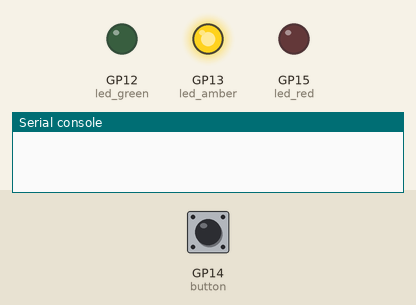
The program below on a simulated Raspberry Pi Pico running MicroPython. Shown: output pins drawn as LEDs (lit = HIGH), the last lines printed to the serial console. The inputs (shaded band) are chosen by the test bench; at power-on: GP14 (button) LOW.

Above: at 1.2 s.
1.3 s: GP14 (button) pulled HIGH for 0.15 s
At 2.4 s:
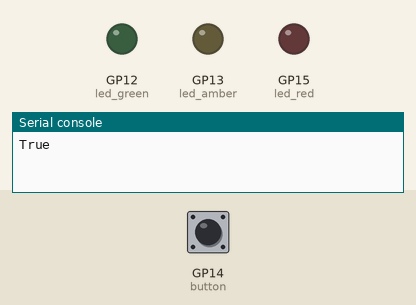
2.9 s: GP14 (button) pulled HIGH for 1 s
At 3.2 s:
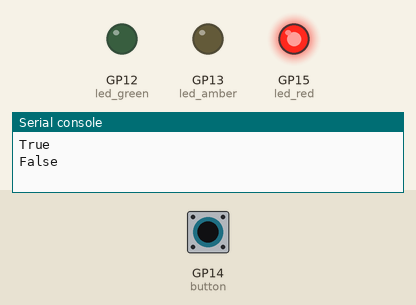
6.9 s: GP14 (button) pulled HIGH for 3.2 s
At 7.5 s:
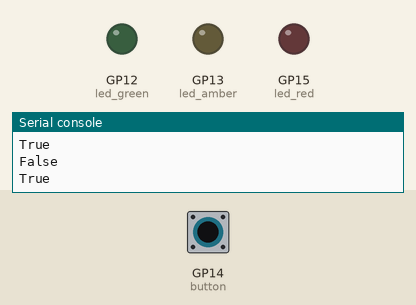
Timing chart, 0 to 9.9 s (numbered marks = the images above; inputs shaded):
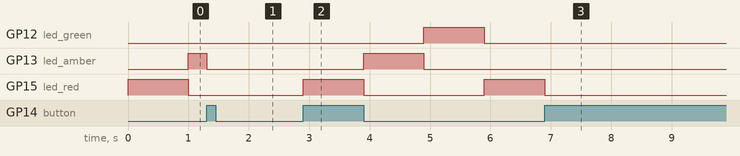

The program:

IRQ_Signal.py
```python
from machine import Pin
import utime
import urandom

pressed = False

led_red = Pin(15, Pin.OUT)
led_amber = Pin(13, Pin.OUT)
led_green = Pin(12, Pin.OUT)


button = Pin(14, Pin.IN, Pin.PULL_DOWN)

def button_handler(pin):
    global pressed

    pressed = not pressed

    if pressed == True:
        led_red.low()
        led_amber.low()
        led_green.low()
        utime.sleep(0.01)
#         pressed = True

    print(pressed)

button.irq(trigger=Pin.IRQ_RISING, handler=button_handler)

def led_loop():

    while True:
        if pressed:
            return

        if not pressed:
            led_red.high()
            led_amber.low()
            led_green.low()

            utime.sleep(1)

        if not pressed:
            led_red.low()
            led_amber.high()
            led_green.low()

            utime.sleep(1)

        if not pressed:
            led_red.low()
            led_amber.low()
            led_green.high()

            utime.sleep(1)
#         led_red.toggle()
#         led_amber.toggle()
#         led_green.toggle()

while True:
    led_loop()

# utime.sleep(urandom.uniform(5, 10))
```

Measured:
- after the input at 1.3 s, GP12 (led_green): stays LOW (without the input it goes to HIGH after 0.70 s); GP13 (led_amber): HIGH → LOW after 0.00 s instead of 0.70 s
- after the input at 2.9 s, GP12 (led_green): LOW → HIGH after 2.0 s, → LOW 1.0 s later; GP13 (led_amber): LOW → HIGH after 1.0 s, → LOW 1.0 s later; GP15 (led_red): LOW → HIGH at once, → LOW 1.0 s later, → HIGH 2.0 s later
- after the input at 6.9 s, GP12 (led_green), GP13 (led_amber): stops changing and stays LOW; GP15 (led_red): goes on until 6.9 s, then stays LOW
